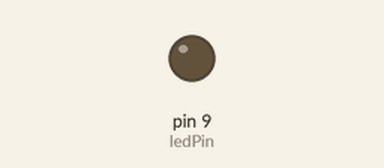
Recording of a sketch running on a simulated Arduino Uno, built with avr-gcc and run on an emulated ATmega328P. Shown: output pins drawn as LEDs (lit = HIGH).

Above: at 0.05 s.
At 1.45 s:
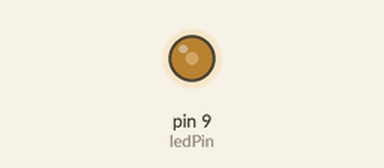
At 2.2 s:
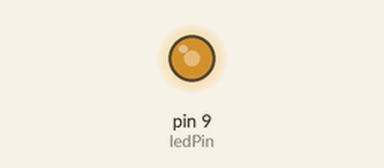
At 4.4 s:
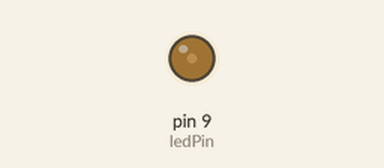
Timing chart, 0 to 10.5 s (numbered marks = the images above):
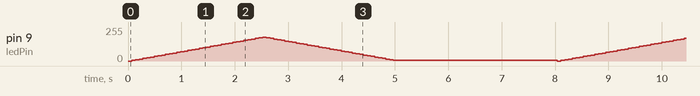

The sketch:

circ-01.ino
```cpp
int ledPin = 9;
int maxAnalog = 180;
int minAnalog = 0;
int analogStep = 5;
int dimSpeed = 70;
int pauseTime = 3000;

void setup() {
  pinMode(ledPin, OUTPUT);
}

void loop() {
  //digitalWrite(ledPin, HIGH);
  //delay(1000);
  //digitalWrite(ledPin, LOW);
  //delay(1000);
  int i = 0;
  for(i = minAnalog; i < maxAnalog; i+=analogStep) {
    analogWrite(ledPin, i);
    delay(dimSpeed);
  }
  for(i = maxAnalog; i > minAnalog; i-=analogStep) {
    analogWrite(ledPin, i);
    delay(dimSpeed);
  }
  delay(pauseTime);
}
```
